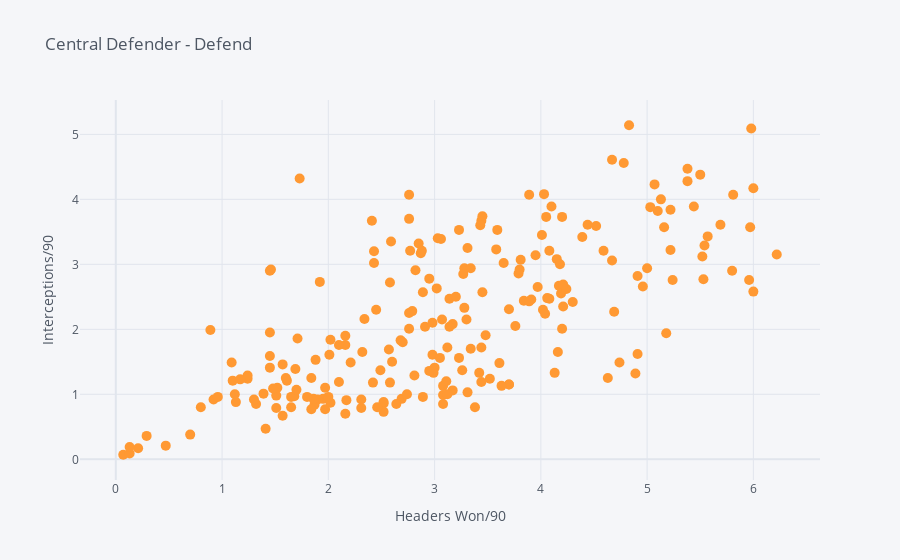

Here is the notebook cell this chart was saved with:
### Code cell
df1.iplot(kind='scatter',x='Hdrs W/90',y='Int/90',
           mode='markers',text='Name',size=10,
          xTitle='Headers Won/90',yTitle='Interceptions/90',title='Central Defender - Defend')

### Figure 1 — Plotly figure (JSON) as saved in the notebook; plotly's stock layout.template omitted (floating-point values rounded to 4 significant figures; data arrays with more than 128 entries replaced by an {"elided": "..."} marker saying what was removed)
{"data": [{"line": {"color": "rgba(255, 153, 51, 1.0)", "dash": "solid", "shape": "linear", "width": 1.3}, "marker": {"size": 10, "symbol": "circle"}, "mode": "markers", "name": "Int/90", "text": {"elided": "272 str values"}, "type": "scatter", "x": {"elided": "272 str values"}, "y": {"elided": "272 str values"}}], "layout": {"legend": {"bgcolor": "#F5F6F9", "font": {"color": "#4D5663"}}, "paper_bgcolor": "#F5F6F9", "plot_bgcolor": "#F5F6F9", "title": {"font": {"color": "#4D5663"}, "text": "Central Defender - Defend"}, "xaxis": {"gridcolor": "#E1E5ED", "showgrid": true, "tickfont": {"color": "#4D5663"}, "title": {"font": {"color": "#4D5663"}, "text": "Headers Won/90"}, "zerolinecolor": "#E1E5ED"}, "yaxis": {"gridcolor": "#E1E5ED", "showgrid": true, "tickfont": {"color": "#4D5663"}, "title": {"font": {"color": "#4D5663"}, "text": "Interceptions/90"}, "zerolinecolor": "#E1E5ED"}}}
